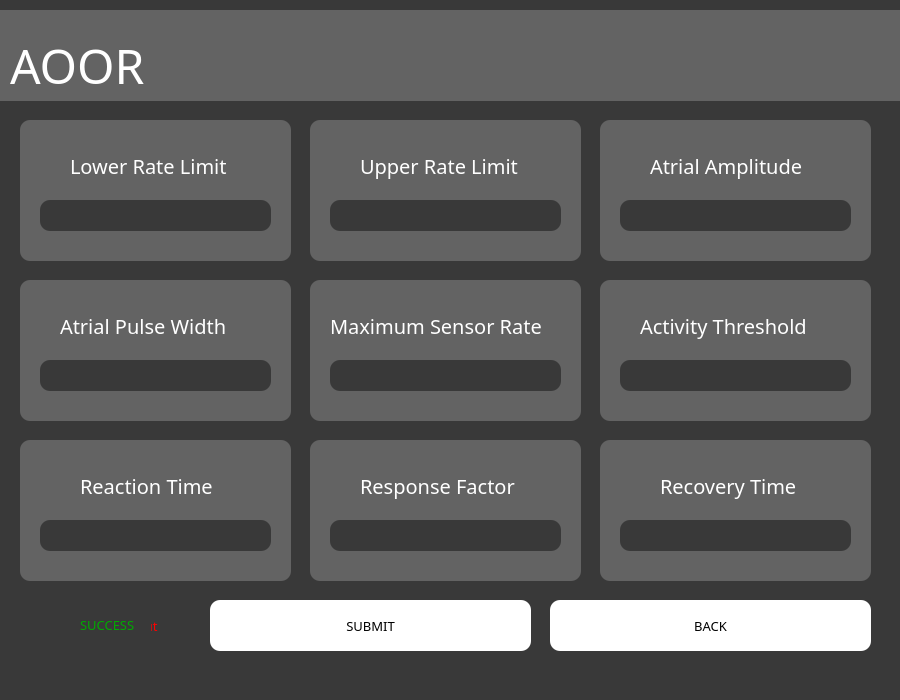
<?xml version="1.0" encoding="UTF-8"?>
<ui version="4.0">
 <class>Dialog</class>
 <widget class="QDialog" name="Dialog">
  <property name="geometry">
   <rect>
    <x>0</x>
    <y>0</y>
    <width>900</width>
    <height>700</height>
   </rect>
  </property>
  <property name="minimumSize">
   <size>
    <width>900</width>
    <height>700</height>
   </size>
  </property>
  <property name="maximumSize">
   <size>
    <width>900</width>
    <height>700</height>
   </size>
  </property>
  <property name="windowTitle">
   <string>Dialog</string>
  </property>
  <property name="styleSheet">
   <string notr="true">background-color: rgb(57, 57, 57);</string>
  </property>
  <widget class="QGraphicsView" name="graphicsView_2">
   <property name="geometry">
    <rect>
     <x>0</x>
     <y>10</y>
     <width>1201</width>
     <height>91</height>
    </rect>
   </property>
   <property name="styleSheet">
    <string notr="true">background-color: rgb(99, 99, 99);
border: none;
</string>
   </property>
  </widget>
  <widget class="QLineEdit" name="AOORLRL">
   <property name="geometry">
    <rect>
     <x>40</x>
     <y>200</y>
     <width>231</width>
     <height>31</height>
    </rect>
   </property>
   <property name="styleSheet">
    <string notr="true">font-size: 12pt;
color: rgb(255, 255, 255);
border-radius: 10;
background-color: rgb(57, 57, 57)</string>
   </property>
   <property name="text">
    <string/>
   </property>
  </widget>
  <widget class="QLineEdit" name="AOORPW">
   <property name="geometry">
    <rect>
     <x>40</x>
     <y>360</y>
     <width>231</width>
     <height>31</height>
    </rect>
   </property>
   <property name="styleSheet">
    <string notr="true">font-size: 12pt;
color: rgb(255, 255, 255);
border-radius: 10;
background-color: rgb(57, 57, 57)</string>
   </property>
   <property name="text">
    <string/>
   </property>
  </widget>
  <widget class="QGraphicsView" name="graphicsView_7">
   <property name="geometry">
    <rect>
     <x>600</x>
     <y>120</y>
     <width>271</width>
     <height>141</height>
    </rect>
   </property>
   <property name="styleSheet">
    <string notr="true">background-color: rgb(99, 99, 99);
border-radius: 10;</string>
   </property>
  </widget>
  <widget class="QLabel" name="label">
   <property name="geometry">
    <rect>
     <x>10</x>
     <y>10</y>
     <width>501</width>
     <height>111</height>
    </rect>
   </property>
   <property name="font">
    <font>
     <family>Franklin Gothic Book</family>
     <pointsize>36</pointsize>
    </font>
   </property>
   <property name="layoutDirection">
    <enum>Qt::LeftToRight</enum>
   </property>
   <property name="styleSheet">
    <string notr="true">color: rgb(255, 255, 255);
background-color: none;</string>
   </property>
   <property name="text">
    <string>AOOR</string>
   </property>
  </widget>
  <widget class="QGraphicsView" name="graphicsView_4">
   <property name="geometry">
    <rect>
     <x>20</x>
     <y>120</y>
     <width>271</width>
     <height>141</height>
    </rect>
   </property>
   <property name="styleSheet">
    <string notr="true">background-color: rgb(99, 99, 99);
border-radius: 10;</string>
   </property>
  </widget>
  <widget class="QLabel" name="label_4">
   <property name="geometry">
    <rect>
     <x>60</x>
     <y>310</y>
     <width>191</width>
     <height>31</height>
    </rect>
   </property>
   <property name="font">
    <font>
     <family>Franklin Gothic Book</family>
     <pointsize>15</pointsize>
    </font>
   </property>
   <property name="styleSheet">
    <string notr="true">color: rgb(255, 255, 255);
font-size: 15pt;
background-color: none;
</string>
   </property>
   <property name="text">
    <string>Atrial Pulse Width</string>
   </property>
  </widget>
  <widget class="QLabel" name="label_3">
   <property name="geometry">
    <rect>
     <x>360</x>
     <y>150</y>
     <width>181</width>
     <height>31</height>
    </rect>
   </property>
   <property name="font">
    <font>
     <family>Franklin Gothic Book</family>
     <pointsize>15</pointsize>
    </font>
   </property>
   <property name="styleSheet">
    <string notr="true">color: rgb(255, 255, 255);
font-size: 15pt;
background-color: none;
</string>
   </property>
   <property name="text">
    <string>Upper Rate Limit</string>
   </property>
  </widget>
  <widget class="QLabel" name="label_2">
   <property name="geometry">
    <rect>
     <x>70</x>
     <y>150</y>
     <width>181</width>
     <height>31</height>
    </rect>
   </property>
   <property name="font">
    <font>
     <family>Franklin Gothic Book</family>
     <pointsize>15</pointsize>
    </font>
   </property>
   <property name="styleSheet">
    <string notr="true">color: rgb(255, 255, 255);
font-size: 15pt;
background-color: none;
</string>
   </property>
   <property name="text">
    <string>Lower Rate Limit</string>
   </property>
  </widget>
  <widget class="QGraphicsView" name="graphicsView_6">
   <property name="geometry">
    <rect>
     <x>20</x>
     <y>280</y>
     <width>271</width>
     <height>141</height>
    </rect>
   </property>
   <property name="styleSheet">
    <string notr="true">background-color: rgb(99, 99, 99);
border-radius: 10;</string>
   </property>
  </widget>
  <widget class="QGraphicsView" name="graphicsView_5">
   <property name="geometry">
    <rect>
     <x>310</x>
     <y>120</y>
     <width>271</width>
     <height>141</height>
    </rect>
   </property>
   <property name="styleSheet">
    <string notr="true">background-color: rgb(99, 99, 99);
border-radius: 10;</string>
   </property>
  </widget>
  <widget class="QLabel" name="label_5">
   <property name="geometry">
    <rect>
     <x>650</x>
     <y>150</y>
     <width>171</width>
     <height>31</height>
    </rect>
   </property>
   <property name="font">
    <font>
     <family>Franklin Gothic Book</family>
     <pointsize>15</pointsize>
    </font>
   </property>
   <property name="styleSheet">
    <string notr="true">color: rgb(255, 255, 255);
font-size: 15pt;
background-color: none;
</string>
   </property>
   <property name="text">
    <string>Atrial Amplitude</string>
   </property>
  </widget>
  <widget class="QLineEdit" name="AOORURL">
   <property name="geometry">
    <rect>
     <x>330</x>
     <y>200</y>
     <width>231</width>
     <height>31</height>
    </rect>
   </property>
   <property name="styleSheet">
    <string notr="true">font-size: 12pt;
color: rgb(255, 255, 255);
border-radius: 10;
background-color: rgb(57, 57, 57)</string>
   </property>
   <property name="text">
    <string/>
   </property>
  </widget>
  <widget class="QPushButton" name="backbutton">
   <property name="geometry">
    <rect>
     <x>550</x>
     <y>600</y>
     <width>321</width>
     <height>51</height>
    </rect>
   </property>
   <property name="font">
    <font>
     <family>Franklin Gothic Book</family>
     <pointsize>10</pointsize>
    </font>
   </property>
   <property name="styleSheet">
    <string notr="true">background-color: rgb(255, 255, 255);
border-radius: 10;</string>
   </property>
   <property name="text">
    <string>BACK</string>
   </property>
  </widget>
  <widget class="QLineEdit" name="AOORAA">
   <property name="geometry">
    <rect>
     <x>620</x>
     <y>200</y>
     <width>231</width>
     <height>31</height>
    </rect>
   </property>
   <property name="styleSheet">
    <string notr="true">font-size: 12pt;
color: rgb(255, 255, 255);
border-radius: 10;
background-color: rgb(57, 57, 57)</string>
   </property>
   <property name="text">
    <string/>
   </property>
  </widget>
  <widget class="QPushButton" name="AOORsubmitbutton">
   <property name="geometry">
    <rect>
     <x>210</x>
     <y>600</y>
     <width>321</width>
     <height>51</height>
    </rect>
   </property>
   <property name="font">
    <font>
     <family>Franklin Gothic Book</family>
     <pointsize>10</pointsize>
    </font>
   </property>
   <property name="styleSheet">
    <string notr="true">background-color: rgb(255, 255, 255);
border-radius: 10;</string>
   </property>
   <property name="text">
    <string>SUBMIT</string>
   </property>
  </widget>
  <widget class="QLabel" name="INVALID">
   <property name="geometry">
    <rect>
     <x>80</x>
     <y>610</y>
     <width>101</width>
     <height>31</height>
    </rect>
   </property>
   <property name="font">
    <font>
     <family>Franklin Gothic Book</family>
     <pointsize>10</pointsize>
    </font>
   </property>
   <property name="styleSheet">
    <string notr="true">color:rgb(255, 0, 0)</string>
   </property>
   <property name="text">
    <string>Invalid Input</string>
   </property>
  </widget>
  <widget class="QLineEdit" name="AOORMSR">
   <property name="geometry">
    <rect>
     <x>330</x>
     <y>360</y>
     <width>231</width>
     <height>31</height>
    </rect>
   </property>
   <property name="styleSheet">
    <string notr="true">font-size: 12pt;
color: rgb(255, 255, 255);
border-radius: 10;
background-color: rgb(57, 57, 57)</string>
   </property>
   <property name="text">
    <string/>
   </property>
  </widget>
  <widget class="QLabel" name="label_6">
   <property name="geometry">
    <rect>
     <x>330</x>
     <y>300</y>
     <width>241</width>
     <height>51</height>
    </rect>
   </property>
   <property name="font">
    <font>
     <family>Franklin Gothic Book</family>
     <pointsize>15</pointsize>
    </font>
   </property>
   <property name="styleSheet">
    <string notr="true">color: rgb(255, 255, 255);
font-size: 15pt;
background-color: none;
text-align: center;
</string>
   </property>
   <property name="text">
    <string>Maximum Sensor Rate</string>
   </property>
  </widget>
  <widget class="QGraphicsView" name="graphicsView_8">
   <property name="geometry">
    <rect>
     <x>310</x>
     <y>280</y>
     <width>271</width>
     <height>141</height>
    </rect>
   </property>
   <property name="styleSheet">
    <string notr="true">background-color: rgb(99, 99, 99);
border-radius: 10;</string>
   </property>
  </widget>
  <widget class="QLabel" name="label_7">
   <property name="geometry">
    <rect>
     <x>640</x>
     <y>300</y>
     <width>191</width>
     <height>51</height>
    </rect>
   </property>
   <property name="font">
    <font>
     <family>Franklin Gothic Book</family>
     <pointsize>15</pointsize>
    </font>
   </property>
   <property name="styleSheet">
    <string notr="true">color: rgb(255, 255, 255);
font-size: 15pt;
background-color: none;
text-align: center;
</string>
   </property>
   <property name="text">
    <string>Activity Threshold</string>
   </property>
  </widget>
  <widget class="QGraphicsView" name="graphicsView_9">
   <property name="geometry">
    <rect>
     <x>600</x>
     <y>280</y>
     <width>271</width>
     <height>141</height>
    </rect>
   </property>
   <property name="styleSheet">
    <string notr="true">background-color: rgb(99, 99, 99);
border-radius: 10;</string>
   </property>
  </widget>
  <widget class="QLineEdit" name="ACTIVEAOOR">
   <property name="geometry">
    <rect>
     <x>620</x>
     <y>360</y>
     <width>231</width>
     <height>31</height>
    </rect>
   </property>
   <property name="styleSheet">
    <string notr="true">font-size: 12pt;
color: rgb(255, 255, 255);
border-radius: 10;
background-color: rgb(57, 57, 57)</string>
   </property>
   <property name="text">
    <string/>
   </property>
  </widget>
  <widget class="QLabel" name="label_8">
   <property name="geometry">
    <rect>
     <x>80</x>
     <y>460</y>
     <width>161</width>
     <height>51</height>
    </rect>
   </property>
   <property name="font">
    <font>
     <family>Franklin Gothic Book</family>
     <pointsize>15</pointsize>
    </font>
   </property>
   <property name="styleSheet">
    <string notr="true">color: rgb(255, 255, 255);
font-size: 15pt;
background-color: none;
text-align: center;
</string>
   </property>
   <property name="text">
    <string>Reaction Time</string>
   </property>
  </widget>
  <widget class="QGraphicsView" name="graphicsView_10">
   <property name="geometry">
    <rect>
     <x>20</x>
     <y>440</y>
     <width>271</width>
     <height>141</height>
    </rect>
   </property>
   <property name="styleSheet">
    <string notr="true">background-color: rgb(99, 99, 99);
border-radius: 10;</string>
   </property>
  </widget>
  <widget class="QLineEdit" name="ReactTimeAOOR">
   <property name="geometry">
    <rect>
     <x>40</x>
     <y>520</y>
     <width>231</width>
     <height>31</height>
    </rect>
   </property>
   <property name="styleSheet">
    <string notr="true">font-size: 12pt;
color: rgb(255, 255, 255);
border-radius: 10;
background-color: rgb(57, 57, 57)</string>
   </property>
   <property name="text">
    <string/>
   </property>
  </widget>
  <widget class="QLineEdit" name="RespFactAOOR">
   <property name="geometry">
    <rect>
     <x>330</x>
     <y>520</y>
     <width>231</width>
     <height>31</height>
    </rect>
   </property>
   <property name="styleSheet">
    <string notr="true">font-size: 12pt;
color: rgb(255, 255, 255);
border-radius: 10;
background-color: rgb(57, 57, 57)</string>
   </property>
   <property name="text">
    <string/>
   </property>
  </widget>
  <widget class="QLabel" name="label_9">
   <property name="geometry">
    <rect>
     <x>360</x>
     <y>460</y>
     <width>181</width>
     <height>51</height>
    </rect>
   </property>
   <property name="font">
    <font>
     <family>Franklin Gothic Book</family>
     <pointsize>15</pointsize>
    </font>
   </property>
   <property name="styleSheet">
    <string notr="true">color: rgb(255, 255, 255);
font-size: 15pt;
background-color: none;
text-align: center;
</string>
   </property>
   <property name="text">
    <string>Response Factor</string>
   </property>
  </widget>
  <widget class="QGraphicsView" name="graphicsView_11">
   <property name="geometry">
    <rect>
     <x>310</x>
     <y>440</y>
     <width>271</width>
     <height>141</height>
    </rect>
   </property>
   <property name="styleSheet">
    <string notr="true">background-color: rgb(99, 99, 99);
border-radius: 10;</string>
   </property>
  </widget>
  <widget class="QLineEdit" name="RecovTimeAOOR">
   <property name="geometry">
    <rect>
     <x>620</x>
     <y>520</y>
     <width>231</width>
     <height>31</height>
    </rect>
   </property>
   <property name="styleSheet">
    <string notr="true">font-size: 12pt;
color: rgb(255, 255, 255);
border-radius: 10;
background-color: rgb(57, 57, 57)</string>
   </property>
   <property name="text">
    <string/>
   </property>
  </widget>
  <widget class="QGraphicsView" name="graphicsView_12">
   <property name="geometry">
    <rect>
     <x>600</x>
     <y>440</y>
     <width>271</width>
     <height>141</height>
    </rect>
   </property>
   <property name="styleSheet">
    <string notr="true">background-color: rgb(99, 99, 99);
border-radius: 10;</string>
   </property>
  </widget>
  <widget class="QLabel" name="label_10">
   <property name="geometry">
    <rect>
     <x>660</x>
     <y>460</y>
     <width>161</width>
     <height>51</height>
    </rect>
   </property>
   <property name="font">
    <font>
     <family>Franklin Gothic Book</family>
     <pointsize>15</pointsize>
    </font>
   </property>
   <property name="styleSheet">
    <string notr="true">color: rgb(255, 255, 255);
font-size: 15pt;
background-color: none;
text-align: center;
</string>
   </property>
   <property name="text">
    <string>Recovery Time</string>
   </property>
  </widget>
  <widget class="QLabel" name="SUCCESS">
   <property name="geometry">
    <rect>
     <x>80</x>
     <y>610</y>
     <width>71</width>
     <height>31</height>
    </rect>
   </property>
   <property name="font">
    <font>
     <family>Franklin Gothic Book</family>
     <pointsize>10</pointsize>
    </font>
   </property>
   <property name="styleSheet">
    <string notr="true">color:rgb(255, 0, 0)</string>
   </property>
   <property name="text">
    <string>&lt;html&gt;&lt;head/&gt;&lt;body&gt;&lt;p&gt;&lt;span style=&quot; color:#00aa00;&quot;&gt;SUCCESS&lt;/span&gt;&lt;/p&gt;&lt;/body&gt;&lt;/html&gt;</string>
   </property>
  </widget>
  <zorder>graphicsView_12</zorder>
  <zorder>graphicsView_11</zorder>
  <zorder>graphicsView_10</zorder>
  <zorder>graphicsView_9</zorder>
  <zorder>graphicsView_8</zorder>
  <zorder>graphicsView_4</zorder>
  <zorder>graphicsView_5</zorder>
  <zorder>graphicsView_6</zorder>
  <zorder>graphicsView_2</zorder>
  <zorder>AOORLRL</zorder>
  <zorder>AOORPW</zorder>
  <zorder>graphicsView_7</zorder>
  <zorder>label</zorder>
  <zorder>label_4</zorder>
  <zorder>label_3</zorder>
  <zorder>label_2</zorder>
  <zorder>label_5</zorder>
  <zorder>AOORURL</zorder>
  <zorder>backbutton</zorder>
  <zorder>AOORAA</zorder>
  <zorder>AOORsubmitbutton</zorder>
  <zorder>INVALID</zorder>
  <zorder>AOORMSR</zorder>
  <zorder>label_6</zorder>
  <zorder>label_7</zorder>
  <zorder>ACTIVEAOOR</zorder>
  <zorder>label_8</zorder>
  <zorder>ReactTimeAOOR</zorder>
  <zorder>RespFactAOOR</zorder>
  <zorder>label_9</zorder>
  <zorder>RecovTimeAOOR</zorder>
  <zorder>label_10</zorder>
  <zorder>SUCCESS</zorder>
 </widget>
 <resources/>
 <connections/>
</ui>
